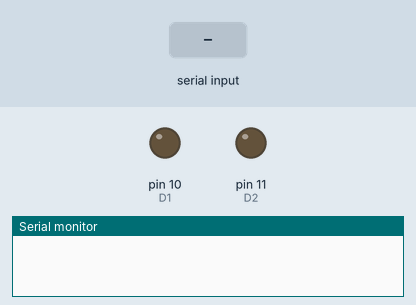
Recording of a sketch running on a simulated Arduino Uno, built with avr-gcc and run on an emulated ATmega328P. Parts: output pins drawn as LEDs (lit = HIGH), the last lines printed to the serial monitor. The inputs (shaded band) are chosen by the test bench. Pins used as bus, display or sensor lines are not drawn.

Above: at 1.2 s.
1.3 s: "f" received over Serial
At 2.4 s:
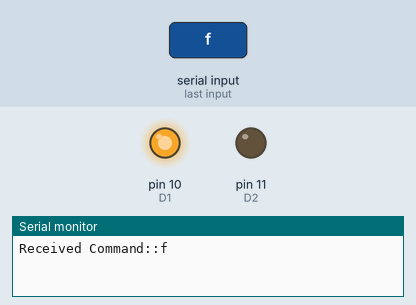
2.8 s: "b" received over Serial
At 3.5 s:
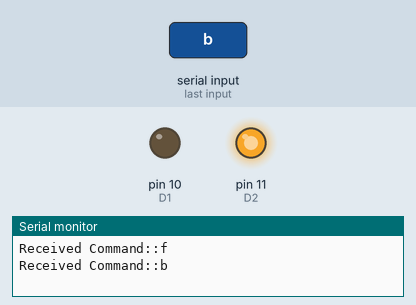
4.3 s: "l" received over Serial
At 4.7 s:
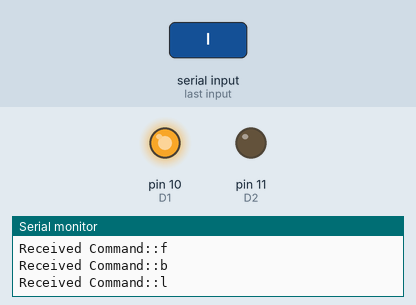
5.8 s: "r" received over Serial
At 7.0 s:
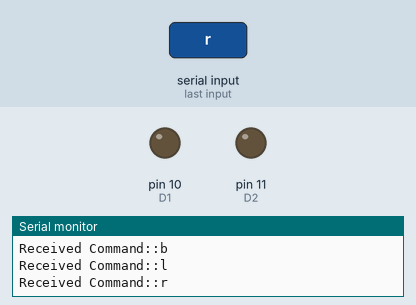
Timing chart, 0 to 8.3 s (numbered marks = the images above; inputs shaded):
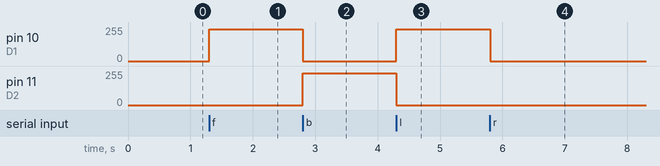

The sketch:

bluetooth_ar_rc_car_checkspeed_v1.ino
```cpp
int C1 = 5;  //Motor Pins
int C2 = 6;
int D1 = 10;
int D2 = 11;
int speedd = 240;
long timerNewState = 0, timerBegin;

char state; //Takes commands
void setup()

{
  // put your setup code here, to run once:
  pinMode(C1, OUTPUT);
  pinMode(C2, OUTPUT);
  pinMode(D1, OUTPUT);

  pinMode(D2, OUTPUT);
  Serial.begin(38400);  //Fast bluetooth baud rate


}

void loop()
{
  // put your main code here, to run repeatedly:

  timerBegin = millis();

  if (Serial.available() > 0) //If command is comming in:
  {
    timerNewState = millis();
    //delayMicroseconds(2);     //store command in state variable
    checkspeed();
    state = Serial.read();
    Serial.print("Received Command::");
    Serial.print(state);
    // Serial.print(" And the direction:");
    Serial.println();
    // delayMicroseconds(1);
  }
  switch (state) //chooses action to run depending on command
  {
    case 'f':
      forward();
      //Serial.println("forward");

      // Serial.print(state);
      //delay(1000);
      break;
    case 'b':
      backward();
      //   Serial.println("backward");
      break;
    case 'l':
      leftt();
      //Serial.println("left");
      break;
    case'r':
      rightt();
      // Serial.println("right");
      break;
    case 's':
      stopp();
      // Serial.println("stop");
      break;
    /* case 'u':
       checkspeed();

       break;
      case 'd':
       checkspeed();

       break;
*/    default : //stopp();
      break;
  }
  //break;


  if (timerBegin - timerNewState > 15000) //No command for 300ms then stop
  {
    stopp();
  }


  //state='o'; //For resetting state
}                           //end of main function


//functions
//check speed
void checkspeed()
{
  if (Serial.peek() == 'u' || Serial.peek() == 'd')

  {

    char speedType =  Serial.read();

    if (speedType == 'u')
    {
      speedUp();
      Serial.print(speedd);
    }
    else if (speedType == 'd')
    {
      speedDown();
      Serial.print(speedd);
    }
    return;
  }

}


//Action-to-take functions
void forward()
{
  analogWrite(C1, speedd);
  analogWrite(C2, 0);

  analogWrite(D1, speedd);
  analogWrite(D2, 0);


}
void backward()
{
  analogWrite(C1, 0);
  analogWrite(C2, speedd);

  analogWrite(D1, 0);
  analogWrite(D2, speedd);

}
void leftt()
{
  analogWrite(C1, 0);
  analogWrite(C2, 0);

  analogWrite(D1, speedd);
  analogWrite(D2, 0);


}
void rightt()
{
  analogWrite(C1, speedd);
  analogWrite(C2, 0);

  analogWrite(D1, 0);
  analogWrite(D2, 0);

}
void stopp()
{
  analogWrite(C1, 0);
  analogWrite(C2, 0);

  analogWrite(D1, 0);
  analogWrite(D2, 0);

}
void speedUp()
{
  speedd += 10;

  if (speedd > 255)
  {
    speedd = 255;
  }

}
void speedDown()
{
  speedd -= 10;
  if (speedd < 120)
  {
    speedd = 120;
  }

}
```

Measured:
- after the input at 1.3 s, pin 10 (D1): 0/255 → 240/255 at once
- after the input at 2.8 s, pin 10 (D1): 240/255 → 0/255 at once; pin 11 (D2): 0/255 → 240/255 at once
- after the input at 4.3 s, pin 10 (D1): 0/255 → 240/255 at once; pin 11 (D2): 240/255 → 0/255 at once
- after the input at 5.8 s, pin 10 (D1): 240/255 → 0/255 at once
